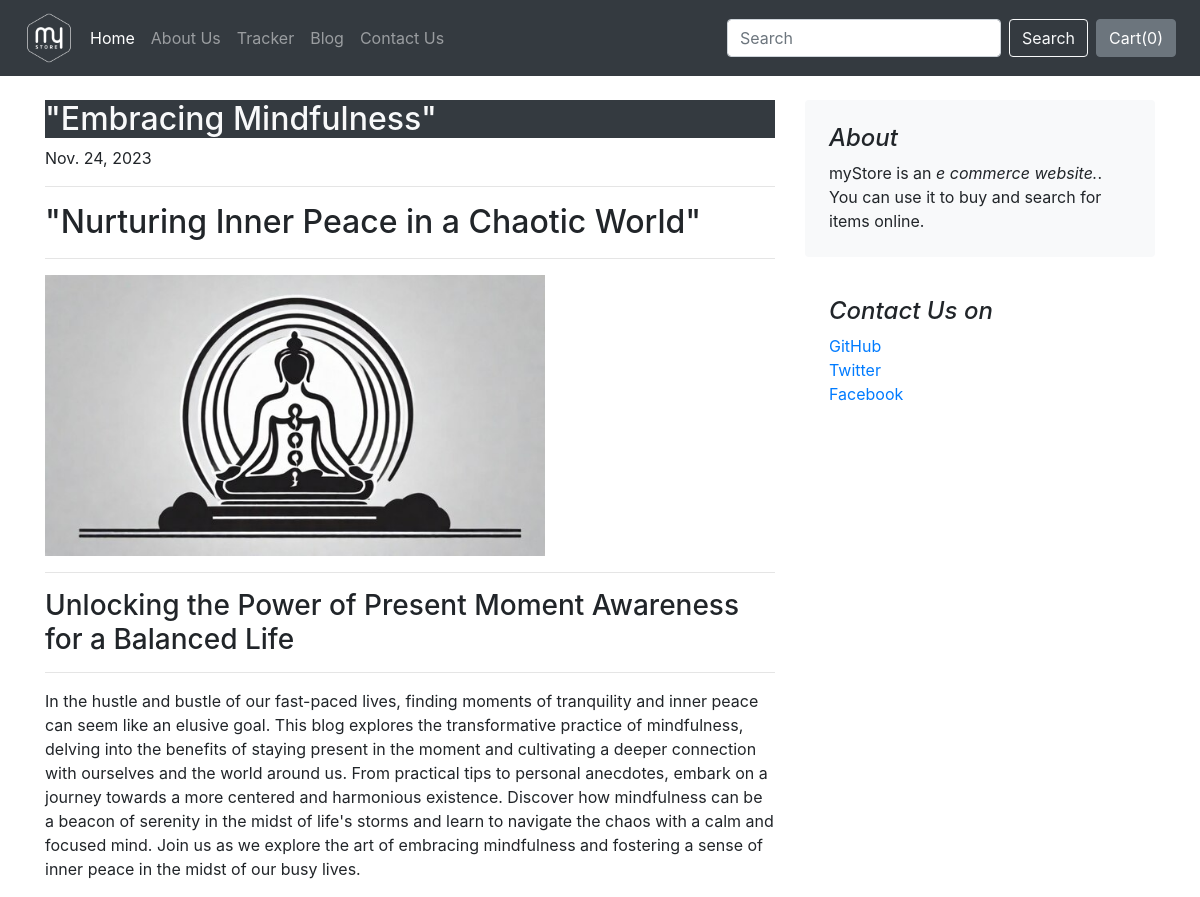
The page /blog/blogpost/1 on the database its author committed.
### blog/models.py (models this page shows, shortened)
class BlogPost(models.Model):
    post_id = models.AutoField(primary_key=True)
    title = models.CharField(max_length=150)
    heading= models.CharField(max_length=750,default="")
    subheading= models.CharField(max_length=750,default="")
    description= models.CharField(max_length=750,default="")
    pub_date = models.DateField()
    thumbnail = models.ImageField(upload_to="blog/images",default="")

### blog/views.py (the view)
# urls.py: path('blogpost/<int:id>',views.blogpost,name="blogPost")
def blogpost(request,id):
    post = BlogPost.objects.filter(post_id = id)[0]
    return render(request,"blog/blogpost.html",{'post':post})

### blog/templates/blog/blogpost.html (shortened to what this page needs)
{% extends 'blog/basic.html' %}
{% block body %}
<div class="container">
    <div class="row mt-4">
        <div class="col-md-8 blog-main">
            <div class="blog-post">
                <h2 class="blog-post-title text-light bg-dark">{{post.title}}</h2>
                <p class="blog-post-meta">{{post.pub_date}}</p>
                <hr>
                <h2>{{post.heading}}</h2>
                <hr>
                <img src="/media/{{post.thumbnail}}" alt="" width="500">
                <hr>
                <h3>{{post.subheading}}</h3>
                <hr>
                <p>{{post.description}}</p>
            </div>
        </div>
        <aside class="col-md-4 blog-sidebar">
            <div class="p-4 mb-3 bg-light rounded">
                <h4 class="font-italic">About</h4>
                <p class="mb-0">myStore is an <em>e commerce website.</em>. You can use it to buy and search for items
                    online.</p>
            </div>
            <div class="p-4">
                <h4 class="font-italic">Contact Us on</h4>
                <ol class="list-unstyled">
                    <li><a href="#">GitHub</a></li>
                    <li><a href="#">Twitter</a></li>
                    <li><a href="#">Facebook</a></li>
                </ol>
            </div>
        </aside>
    </div>
</div>
{% endblock %}

### rows shown on the page
BlogPost: title "\"Embracing Mindfulness\"", pub_date "Nov. 24, 2023", heading "\"Nurturing Inner Peace in a Chaotic World\"", thumbnail (picture), subheading "Unlocking the Power of Present Moment Awareness for a Balanced Life", description "In the hustle and bustle of our fast-paced lives, finding moments of tranquility and inner peace can seem like an elusive goal. This blog explores the transformative practice of mindfulness, delving into the benefits of staying present in the moment and cultivating a deeper connection with ourselves and the world around us. From practical tips to personal anecdotes, embark on a journey towards a more centered and harmonious existence. Discover how mindfulness can be a beacon of serenity in the midst of life's storms and learn to navigate the chaos with a calm and focused mind. Join us as we explore the art of embracing mindfulness and fostering a sense of inner peace in the midst of our…"
